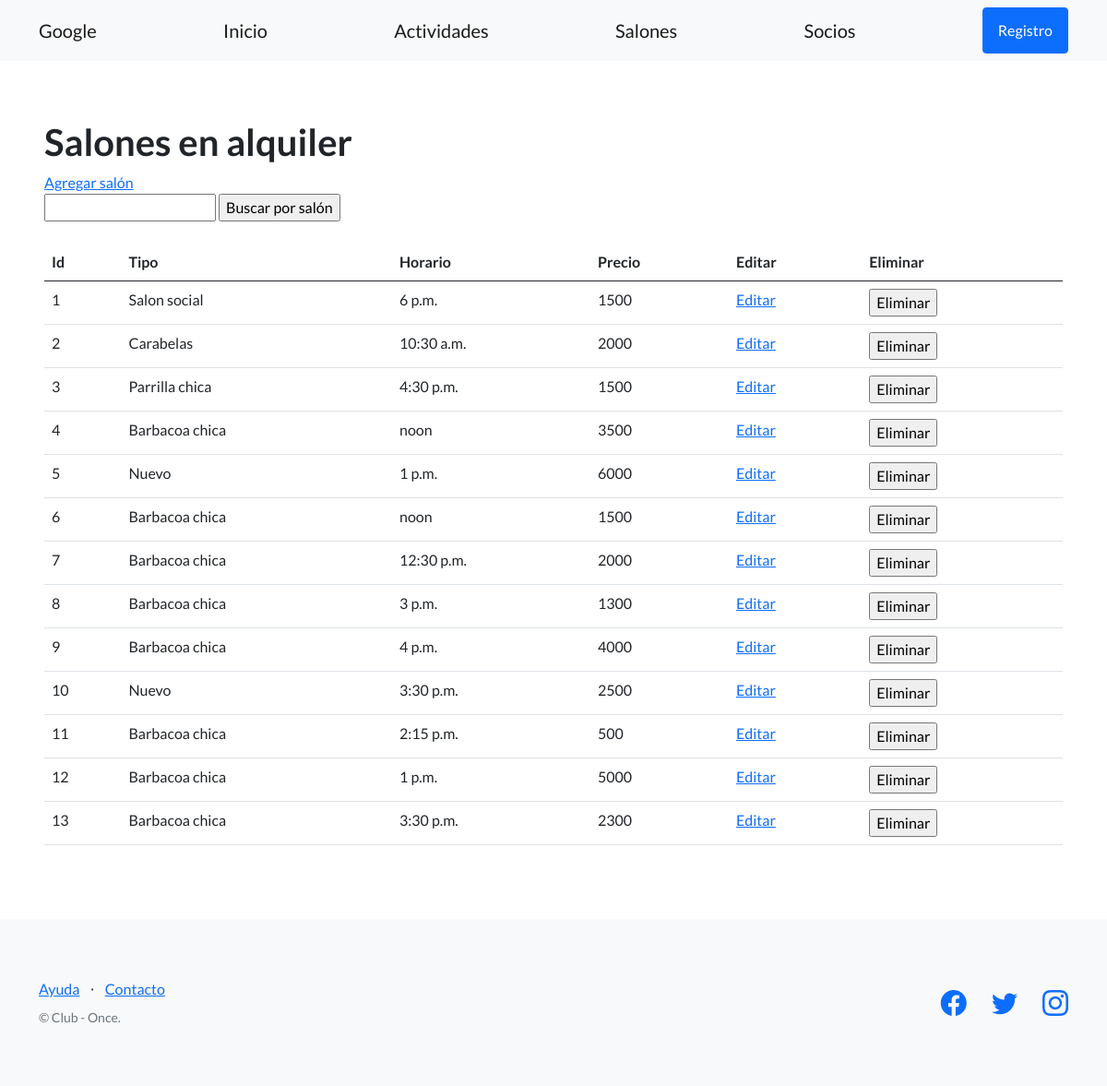
The app's page /salones/, older data.
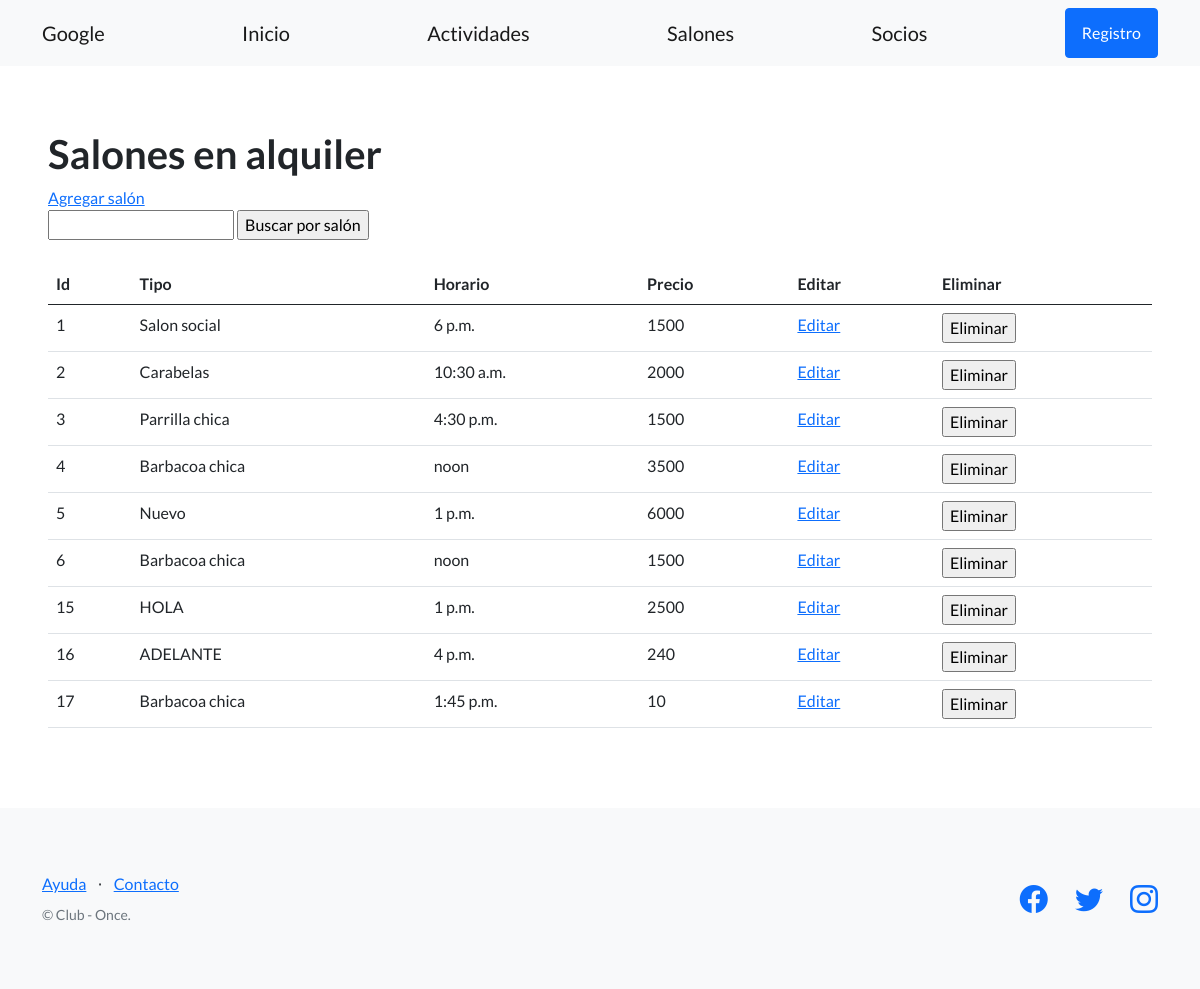
The same page, newer data.
### club_once_estrellas/models.py (models this page shows)
class Salones(models.Model):
    tipo = models.CharField(max_length=64)
    horario = models.TimeField()
    precio = models.IntegerField()
    creador = models.ForeignKey(User, on_delete=models.SET_NULL, null=True)

### club_once_estrellas/views.py (the view)
# urls.py: path("salones/", Salones_en_alquiler, name="lista_salones"),
def Salones_en_alquiler(request):
    contexto = {
        "Salones": Salones.objects.all(),
    }
    http_response = render(
        request=request,
        template_name='club_once_estrellas/lista_salones.html',
        context=contexto,
    )
    return http_response

### club_once_estrellas/templates/club_once_estrellas/lista_salones.html (shortened to what this page needs)
{% extends "club_once_estrellas/base.html" %}
{% block contenido %}
<section>
  <div>
    <h1>Salones en alquiler</h1>
    <a href="{% url 'agregar_salon' %}">Agregar salón</a>
    <form action="{% url 'buscar_salon' %}" method="post">
      <input type="text" name="busqueda">
      <input type="submit" value="Buscar por salón">
    </form>
    <br>
    <table class="table">
      <thead>
        <tr>
          <th>Id</th>
          <th>Tipo</th>
          <th>Horario</th>
          <th>Precio</th>
          <th>Editar</th>
          <th>Eliminar</th>
        </tr>
      </thead>
      <tbody>
        {% for salon in Salones %}
        <tr>
          <td>{{ salon.id }}</td>
          <td>{{ salon.tipo }}</td>
          <td>{{ salon.horario }}</td>
          <td>{{ salon.precio }}</td>
          <td>
            <a href="{% url 'editar_salon' salon.id %}">Editar</a>
          </td>
          <td>
            <form action="{% url 'eliminar_salon' salon.id %}" method="post">
              <input type="submit" value="Eliminar"/>
            </form>
          </td>
        </tr>
        {% endfor %}
      </tbody>
    </table>
  </div>
</section>
{% endblock contenido %}

Row changes from the older to the newer data that the page shows:
removed Salones: id "7", tipo "Barbacoa chica", horario "12:30 p.m.", precio "2000"
removed Salones: id "8", tipo "Barbacoa chica", horario "3 p.m.", precio "1300"
removed Salones: id "9", tipo "Barbacoa chica", horario "4 p.m.", precio "4000"
removed Salones: id "10", tipo "Nuevo", horario "3:30 p.m.", precio "2500"
removed Salones: id "11", tipo "Barbacoa chica", horario "2:15 p.m.", precio "500"
removed Salones: id "12", tipo "Barbacoa chica", horario "1 p.m.", precio "5000"
removed Salones: id "13", tipo "Barbacoa chica", horario "3:30 p.m.", precio "2300"
added Salones: id "15", tipo "HOLA", horario "1 p.m.", precio "2500"
added Salones: id "16", tipo "ADELANTE", horario "4 p.m.", precio "240"
added Salones: id "17", tipo "Barbacoa chica", horario "1:45 p.m.", precio "10"
